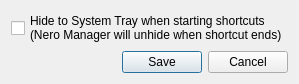
<?xml version="1.0" encoding="UTF-8"?>
<ui version="4.0">
 <class>NeroManagerPreferences</class>
 <widget class="QDialog" name="NeroManagerPreferences">
  <property name="geometry">
   <rect>
    <x>0</x>
    <y>0</y>
    <width>241</width>
    <height>74</height>
   </rect>
  </property>
  <property name="windowTitle">
   <string>Manager Preferences</string>
  </property>
  <property name="modal">
   <bool>true</bool>
  </property>
  <layout class="QVBoxLayout" name="verticalLayout" stretch="0,1,0">
   <item>
    <widget class="QCheckBox" name="shortcutHide">
     <property name="text">
      <string>Hide to System Tray when starting shortcuts
(Nero Manager will unhide when shortcut ends)</string>
     </property>
    </widget>
   </item>
   <item>
    <spacer name="verticalSpacer">
     <property name="orientation">
      <enum>Qt::Vertical</enum>
     </property>
     <property name="sizeHint" stdset="0">
      <size>
       <width>20</width>
       <height>40</height>
      </size>
     </property>
    </spacer>
   </item>
   <item>
    <widget class="QDialogButtonBox" name="buttonBox">
     <property name="orientation">
      <enum>Qt::Horizontal</enum>
     </property>
     <property name="standardButtons">
      <set>QDialogButtonBox::Cancel|QDialogButtonBox::Save</set>
     </property>
    </widget>
   </item>
  </layout>
 </widget>
 <resources/>
 <connections>
  <connection>
   <sender>buttonBox</sender>
   <signal>accepted()</signal>
   <receiver>NeroManagerPreferences</receiver>
   <slot>accept()</slot>
   <hints>
    <hint type="sourcelabel">
     <x>248</x>
     <y>254</y>
    </hint>
    <hint type="destinationlabel">
     <x>157</x>
     <y>274</y>
    </hint>
   </hints>
  </connection>
  <connection>
   <sender>buttonBox</sender>
   <signal>rejected()</signal>
   <receiver>NeroManagerPreferences</receiver>
   <slot>reject()</slot>
   <hints>
    <hint type="sourcelabel">
     <x>316</x>
     <y>260</y>
    </hint>
    <hint type="destinationlabel">
     <x>286</x>
     <y>274</y>
    </hint>
   </hints>
  </connection>
 </connections>
</ui>
